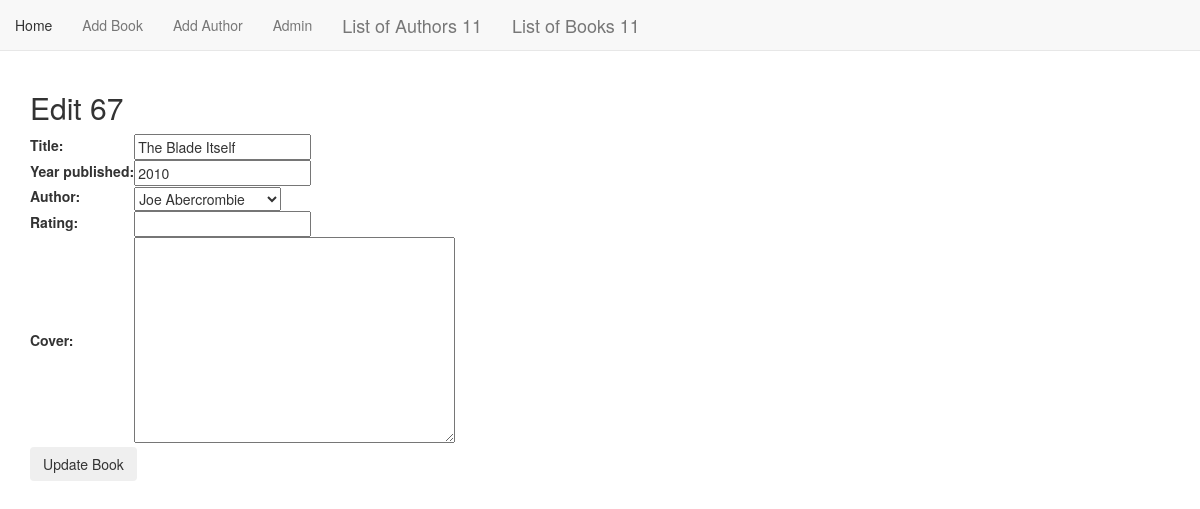
/books/update/67/, run on an earlier commit of the app's database.
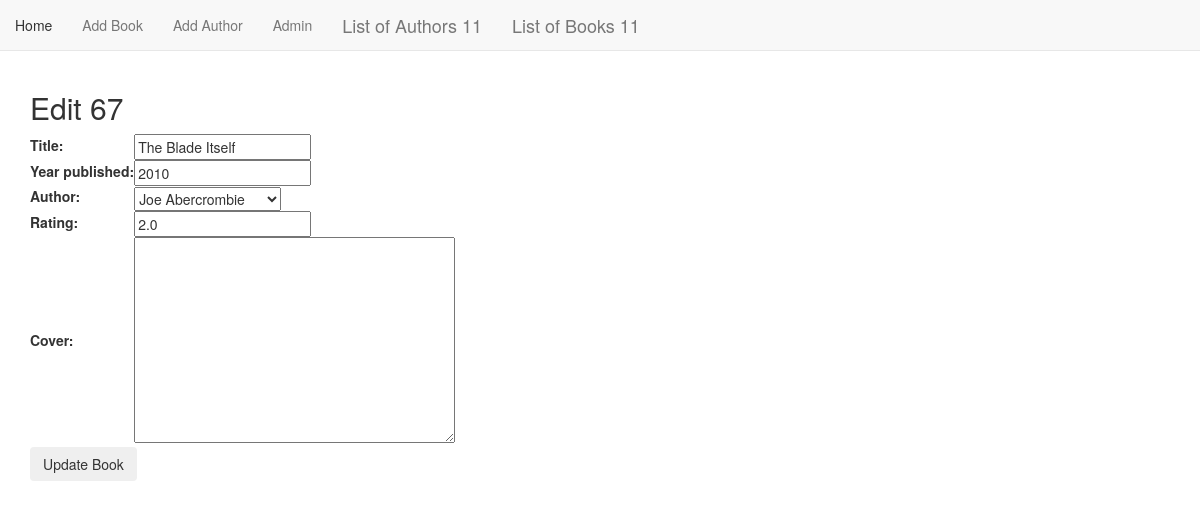
And on a later commit of the database.
### book_app/models.py (models this page shows, shortened)
class Book(models.Model):
    title = models.CharField(max_length=255)
    year_published = models.IntegerField(null=True)
    author = models.ForeignKey(
        Author, related_name='book', on_delete=models.CASCADE)
    rating = models.FloatField(null=True)
    cover = models.TextField(blank=True)

### book_app/views.py (the view, shortened to what this page needs)
# urls.py: path('books/update/<str:pk>/', views.BookUpdate.as_view(), name='book_update'),
class BookUpdate(UpdateView):
    model = models.Book
    fields = '__all__'
    template_name = 'book_app/book_form.html'
    success_url = reverse_lazy('book_app:book_list')

### book_app/models.py (called while the page is built)
    def __str__(self):
        return self.name

### book_app/templates/book_app/book_form.html (shortened to what this page needs)
{% extends "book_app/book_app_base.html" %}
{% block body_block %}
{% if object %}
<h2>Edit
    <span class="teal-text">{{object.id}}</span></h2>
    {% else %}
    <h2>Add Book</h2>
    {% endif %}
    <form action="" method="POST">
        <table>
            {{form.as_table}}
        </table>
        <input type="submit" value="{% if object %}Update{% else %}Create{% endif %} Book" class="btn">
    </form>
{% endblock %}

What changed in the data, as far as the page shows it:
changed Book "The Blade Itself": rating (not shown) → "2.0"
